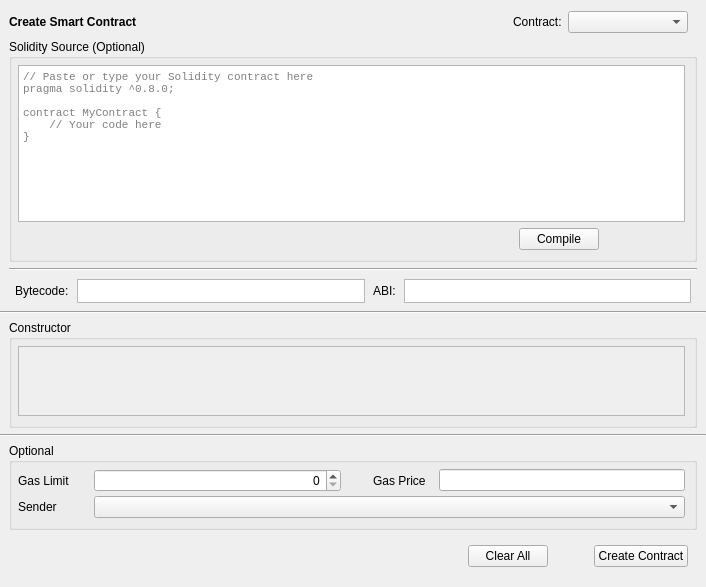
<?xml version="1.0" encoding="UTF-8"?>
<ui version="4.0">
 <class>CreateContract</class>
 <widget class="QWidget" name="CreateContract">
  <property name="geometry">
   <rect>
    <x>0</x>
    <y>0</y>
    <width>706</width>
    <height>587</height>
   </rect>
  </property>
  <property name="windowTitle">
   <string>Form</string>
  </property>
  <layout class="QVBoxLayout" name="verticalLayout_7">
   <property name="leftMargin">
    <number>0</number>
   </property>
   <property name="rightMargin">
    <number>0</number>
   </property>
   <item>
    <widget class="QStackedWidget" name="stackedWidget">
     <property name="currentIndex">
      <number>0</number>
     </property>
     <widget class="QWidget" name="createContractPage">
      <layout class="QVBoxLayout" name="verticalLayout_8">
       <property name="leftMargin">
        <number>0</number>
       </property>
       <property name="topMargin">
        <number>0</number>
       </property>
       <property name="rightMargin">
        <number>0</number>
       </property>
       <property name="bottomMargin">
        <number>0</number>
       </property>
       <item>
        <layout class="QVBoxLayout" name="verticalLayout_11">
         <property name="leftMargin">
          <number>9</number>
         </property>
         <property name="topMargin">
          <number>0</number>
         </property>
         <property name="rightMargin">
          <number>9</number>
         </property>
         <item>
          <layout class="QHBoxLayout" name="horizontalLayout">
           <property name="rightMargin">
            <number>9</number>
           </property>
           <item>
            <widget class="QLabel" name="labelTitle">
             <property name="font">
              <font>
               <weight>75</weight>
               <bold>true</bold>
              </font>
             </property>
             <property name="text">
              <string>Create Smart Contract</string>
             </property>
            </widget>
           </item>
           <item>
            <spacer name="horizontalSpacer_4">
             <property name="orientation">
              <enum>Qt::Horizontal</enum>
             </property>
             <property name="sizeHint" stdset="0">
              <size>
               <width>40</width>
               <height>20</height>
              </size>
             </property>
            </spacer>
           </item>
           <item>
            <widget class="QLabel" name="labelContract">
             <property name="text">
              <string>Contract:</string>
             </property>
            </widget>
           </item>
           <item>
            <widget class="QComboBox" name="comboBoxContract">
             <property name="minimumSize">
              <size>
               <width>120</width>
               <height>0</height>
              </size>
             </property>
             <property name="toolTip">
              <string>Select contract to deploy</string>
             </property>
            </widget>
           </item>
          </layout>
         </item>
         <item>
          <widget class="QGroupBox" name="groupBoxSolidity">
           <property name="title">
            <string>Solidity Source (Optional)</string>
           </property>
           <layout class="QVBoxLayout" name="verticalLayoutSolidity">
            <property name="leftMargin">
             <number>6</number>
            </property>
            <property name="topMargin">
             <number>6</number>
            </property>
            <item>
             <widget class="QPlainTextEdit" name="plainTextEditSource">
              <property name="sizePolicy">
               <sizepolicy hsizetype="Expanding" vsizetype="Expanding">
                <horstretch>0</horstretch>
                <verstretch>1</verstretch>
               </sizepolicy>
              </property>
              <property name="minimumSize">
               <size>
                <width>0</width>
                <height>100</height>
               </size>
              </property>
              <property name="maximumSize">
               <size>
                <width>16777215</width>
                <height>16777215</height>
               </size>
              </property>
              <property name="font">
               <font>
                <family>Monospace</family>
                <pointsize>8</pointsize>
               </font>
              </property>
              <property name="placeholderText">
               <string>// Paste or type your Solidity contract here
pragma solidity ^0.8.0;

contract MyContract {
    // Your code here
}</string>
              </property>
             </widget>
            </item>
            <item>
             <layout class="QHBoxLayout" name="horizontalLayoutCompile">
              <item>
               <spacer name="horizontalSpacerCompile">
                <property name="orientation">
                 <enum>Qt::Horizontal</enum>
                </property>
                <property name="sizeHint" stdset="0">
                 <size>
                  <width>40</width>
                  <height>20</height>
                 </size>
                </property>
               </spacer>
              </item>
              <item>
               <widget class="QPushButton" name="pushButtonCompile">
                <property name="text">
                 <string>Compile</string>
                </property>
                <property name="toolTip">
                 <string>Compile Solidity source code using solc</string>
                </property>
               </widget>
              </item>
              <item>
               <widget class="QLabel" name="labelCompileStatus">
                <property name="minimumSize">
                 <size>
                  <width>80</width>
                  <height>0</height>
                 </size>
                </property>
                <property name="text">
                 <string></string>
                </property>
               </widget>
              </item>
             </layout>
            </item>
           </layout>
          </widget>
         </item>
         <item>
          <widget class="Line" name="hSolidityLine">
           <property name="orientation">
            <enum>Qt::Horizontal</enum>
           </property>
          </widget>
         </item>
         <item>
          <widget class="QFrame" name="frameContract">
           <property name="sizePolicy">
            <sizepolicy hsizetype="Preferred" vsizetype="Fixed">
             <horstretch>0</horstretch>
             <verstretch>0</verstretch>
            </sizepolicy>
           </property>
           <property name="frameShape">
            <enum>QFrame::NoFrame</enum>
           </property>
           <layout class="QHBoxLayout" name="horizontalLayoutBytecodeAbi">
            <property name="leftMargin">
             <number>6</number>
            </property>
            <property name="topMargin">
             <number>2</number>
            </property>
            <property name="rightMargin">
             <number>6</number>
            </property>
            <property name="bottomMargin">
             <number>2</number>
            </property>
            <property name="spacing">
             <number>8</number>
            </property>
            <item>
             <widget class="QLabel" name="labelBytecode">
              <property name="text">
               <string>Bytecode:</string>
              </property>
             </widget>
            </item>
            <item>
             <widget class="QValidatedTextEdit" name="textEditBytecode">
              <property name="sizePolicy">
               <sizepolicy hsizetype="Expanding" vsizetype="Fixed">
                <horstretch>1</horstretch>
                <verstretch>0</verstretch>
               </sizepolicy>
              </property>
              <property name="minimumSize">
               <size>
                <width>100</width>
                <height>24</height>
               </size>
              </property>
              <property name="maximumSize">
               <size>
                <width>16777215</width>
                <height>24</height>
               </size>
              </property>
              <property name="verticalScrollBarPolicy">
               <enum>Qt::ScrollBarAlwaysOff</enum>
              </property>
              <property name="horizontalScrollBarPolicy">
               <enum>Qt::ScrollBarAlwaysOff</enum>
              </property>
             </widget>
            </item>
            <item>
             <widget class="QLabel" name="labelInterface">
              <property name="text">
               <string>ABI:</string>
              </property>
             </widget>
            </item>
            <item>
             <widget class="QValidatedTextEdit" name="textEditInterface">
              <property name="sizePolicy">
               <sizepolicy hsizetype="Expanding" vsizetype="Fixed">
                <horstretch>1</horstretch>
                <verstretch>0</verstretch>
               </sizepolicy>
              </property>
              <property name="minimumSize">
               <size>
                <width>100</width>
                <height>24</height>
               </size>
              </property>
              <property name="maximumSize">
               <size>
                <width>16777215</width>
                <height>24</height>
               </size>
              </property>
              <property name="verticalScrollBarPolicy">
               <enum>Qt::ScrollBarAlwaysOff</enum>
              </property>
              <property name="horizontalScrollBarPolicy">
               <enum>Qt::ScrollBarAlwaysOff</enum>
              </property>
             </widget>
            </item>
           </layout>
          </widget>
         </item>
        </layout>
       </item>
       <item>
        <widget class="Line" name="hContractLine">
         <property name="orientation">
          <enum>Qt::Horizontal</enum>
         </property>
        </widget>
       </item>
       <item>
        <layout class="QVBoxLayout" name="verticalLayout_12">
         <property name="leftMargin">
          <number>9</number>
         </property>
         <property name="rightMargin">
          <number>9</number>
         </property>
         <item>
          <widget class="QGroupBox" name="groupBoxConstructor">
           <property name="title">
            <string>Constructor</string>
           </property>
           <layout class="QVBoxLayout" name="verticalLayout_2">
            <property name="leftMargin">
             <number>6</number>
            </property>
            <property name="topMargin">
             <number>6</number>
            </property>
            <item>
             <widget class="QScrollArea" name="scrollAreaConstructor">
              <property name="widgetResizable">
               <bool>true</bool>
              </property>
              <widget class="QWidget" name="scrollAreaWidgetContents">
               <property name="geometry">
                <rect>
                 <x>0</x>
                 <y>0</y>
                 <width>656</width>
                 <height>133</height>
                </rect>
               </property>
               <layout class="QVBoxLayout" name="verticalLayout_5"/>
              </widget>
             </widget>
            </item>
           </layout>
          </widget>
         </item>
        </layout>
       </item>
       <item>
        <widget class="Line" name="hContractLine2">
         <property name="orientation">
          <enum>Qt::Horizontal</enum>
         </property>
        </widget>
       </item>
       <item>
        <layout class="QVBoxLayout" name="verticalLayout_14">
         <property name="leftMargin">
          <number>9</number>
         </property>
         <property name="rightMargin">
          <number>9</number>
         </property>
         <item>
          <widget class="QGroupBox" name="groupBoxOptional">
           <property name="title">
            <string>Optional</string>
           </property>
           <layout class="QGridLayout" name="gridLayout_2">
            <property name="leftMargin">
             <number>6</number>
            </property>
            <property name="topMargin">
             <number>6</number>
            </property>
            <property name="horizontalSpacing">
             <number>6</number>
            </property>
            <property name="verticalSpacing">
             <number>4</number>
            </property>
            <item row="1" column="1" colspan="4">
             <widget class="AddressField" name="lineEditSenderAddress">
              <property name="minimumSize">
               <size>
                <width>200</width>
                <height>0</height>
               </size>
              </property>
             </widget>
            </item>
            <item row="1" column="0">
             <widget class="QLabel" name="labelSenderAddress">
              <property name="sizePolicy">
               <sizepolicy hsizetype="Fixed" vsizetype="Preferred">
                <horstretch>0</horstretch>
                <verstretch>0</verstretch>
               </sizepolicy>
              </property>
              <property name="minimumSize">
               <size>
                <width>70</width>
                <height>0</height>
               </size>
              </property>
              <property name="text">
               <string>Sender</string>
              </property>
             </widget>
            </item>
            <item row="0" column="3">
             <widget class="QLabel" name="labelGasPrice">
              <property name="sizePolicy">
               <sizepolicy hsizetype="Preferred" vsizetype="Preferred">
                <horstretch>0</horstretch>
                <verstretch>0</verstretch>
               </sizepolicy>
              </property>
              <property name="minimumSize">
               <size>
                <width>60</width>
                <height>0</height>
               </size>
              </property>
              <property name="text">
               <string>Gas Price</string>
              </property>
             </widget>
            </item>
            <item row="0" column="0">
             <widget class="QLabel" name="labelGasLimit">
              <property name="sizePolicy">
               <sizepolicy hsizetype="Fixed" vsizetype="Preferred">
                <horstretch>0</horstretch>
                <verstretch>0</verstretch>
               </sizepolicy>
              </property>
              <property name="minimumSize">
               <size>
                <width>70</width>
                <height>0</height>
               </size>
              </property>
              <property name="text">
               <string>Gas Limit</string>
              </property>
             </widget>
            </item>
            <item row="0" column="1">
             <widget class="QSpinBox" name="lineEditGasLimit">
              <property name="sizePolicy">
               <sizepolicy hsizetype="Expanding" vsizetype="Fixed">
                <horstretch>0</horstretch>
                <verstretch>0</verstretch>
               </sizepolicy>
              </property>
              <property name="alignment">
               <set>Qt::AlignRight|Qt::AlignTrailing|Qt::AlignVCenter</set>
              </property>
             </widget>
            </item>
            <item row="0" column="4">
             <widget class="BitcoinAmountField" name="lineEditGasPrice"/>
            </item>
            <item row="0" column="2">
             <spacer name="horizontalSpacer_5">
              <property name="orientation">
               <enum>Qt::Horizontal</enum>
              </property>
              <property name="sizeType">
               <enum>QSizePolicy::Fixed</enum>
              </property>
              <property name="sizeHint" stdset="0">
               <size>
                <width>20</width>
                <height>20</height>
               </size>
              </property>
             </spacer>
            </item>
           </layout>
          </widget>
         </item>
        </layout>
       </item>
      </layout>
     </widget>
    </widget>
   </item>
   <item>
    <layout class="QHBoxLayout" name="horizontalLayout_3">
     <property name="leftMargin">
      <number>18</number>
     </property>
     <property name="topMargin">
      <number>9</number>
     </property>
     <property name="rightMargin">
      <number>18</number>
     </property>
     <property name="bottomMargin">
      <number>9</number>
     </property>
     <item>
      <spacer name="horizontalSpacer">
       <property name="orientation">
        <enum>Qt::Horizontal</enum>
       </property>
       <property name="sizeType">
        <enum>QSizePolicy::Expanding</enum>
       </property>
       <property name="sizeHint" stdset="0">
        <size>
         <width>40</width>
         <height>20</height>
        </size>
       </property>
      </spacer>
     </item>
     <item>
      <widget class="QPushButton" name="pushButtonClearAll">
       <property name="text">
        <string>Clear All</string>
       </property>
      </widget>
     </item>
     <item>
      <spacer name="horizontalSpacer_3">
       <property name="orientation">
        <enum>Qt::Horizontal</enum>
       </property>
       <property name="sizeType">
        <enum>QSizePolicy::Fixed</enum>
       </property>
       <property name="sizeHint" stdset="0">
        <size>
         <width>40</width>
         <height>20</height>
        </size>
       </property>
      </spacer>
     </item>
     <item>
      <widget class="QPushButton" name="pushButtonCreateContract">
       <property name="text">
        <string>Create Contract</string>
       </property>
      </widget>
     </item>
    </layout>
   </item>
  </layout>
 </widget>
 <customwidgets>
  <customwidget>
   <class>QValidatedTextEdit</class>
   <extends>QTextEdit</extends>
   <header>qt/qvalidatedtextedit.h</header>
  </customwidget>
  <customwidget>
   <class>AddressField</class>
   <extends>QComboBox</extends>
   <header>qt/addressfield.h</header>
  </customwidget>
  <customwidget>
   <class>BitcoinAmountField</class>
   <extends>QLineEdit</extends>
   <header>qt/bitcoinamountfield.h</header>
   <container>1</container>
  </customwidget>
 </customwidgets>
 <resources/>
 <connections/>
</ui>
